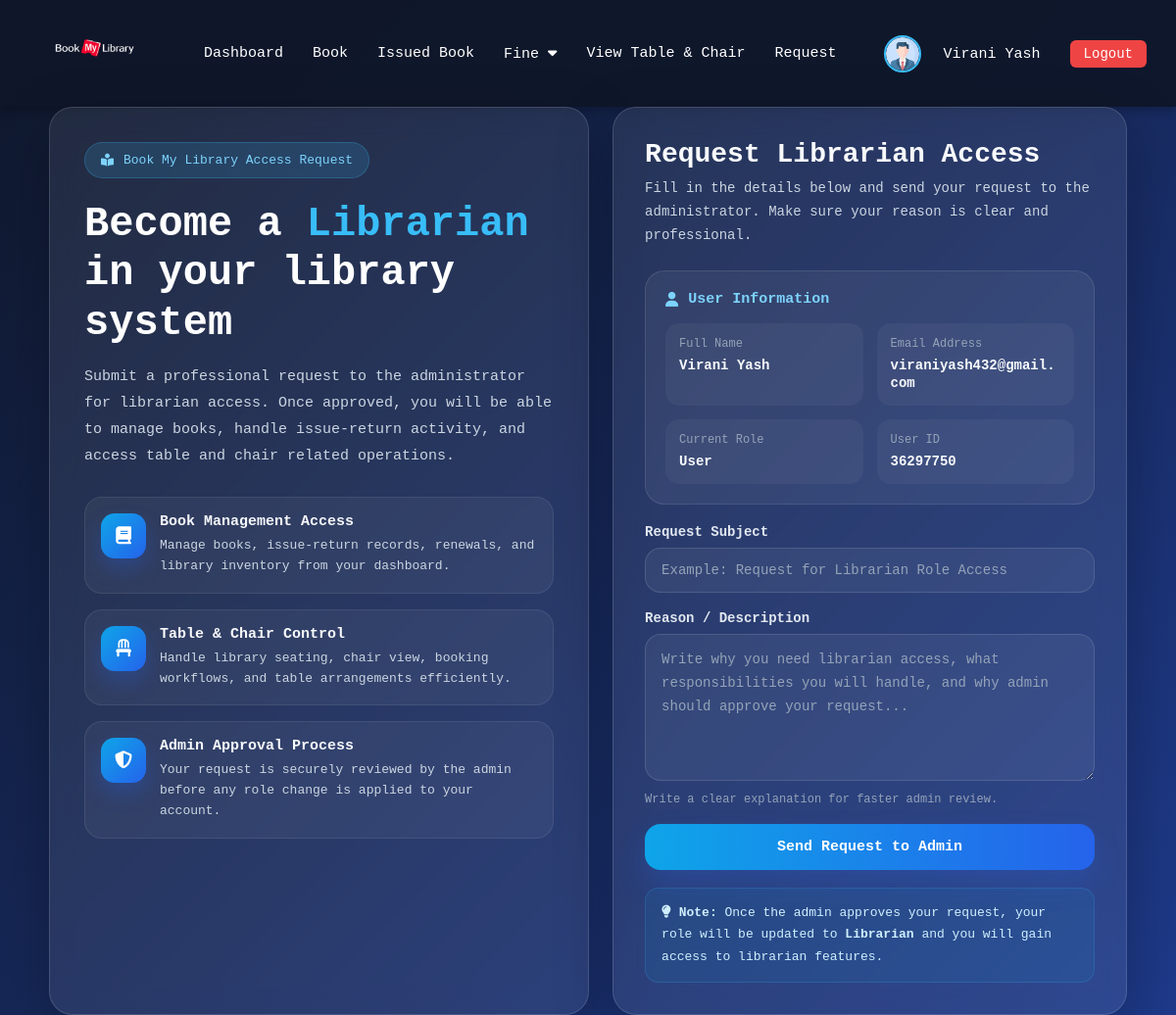
The app's page /user/request_librarian.php (signed in) with its own data.
### tables this page shows
CREATE TABLE `user` (
  `user_id` int NOT NULL,
  `first_name` varchar(100) DEFAULT NULL,
  `last_name` varchar(100) DEFAULT NULL,
  `email` varchar(255) DEFAULT NULL,
  `contact_no` varchar(15) DEFAULT NULL,
  `gender` varchar(10) DEFAULT NULL,
  `address` varchar(255) DEFAULT NULL,
  `image` varchar(255) DEFAULT NULL,
  `password` varchar(255) NOT NULL,
  `role` varchar(10) DEFAULT NULL,
  `status` varchar(15) DEFAULT NULL
);

### user/request_librarian.php (the view, shortened to what this page needs)
<?php
include "../db_config.php";
$user_id = $_SESSION['id'];
$userQuery = mysqli_query($con, "SELECT * FROM user WHERE user_id = '$user_id'");
$userData = mysqli_fetch_assoc($userQuery);
$checkPending = mysqli_query($con, "SELECT * FROM librarian_request WHERE user_id='$user_id' AND status='Pending'");
$pendingRequest = mysqli_num_rows($checkPending) > 0;
$checkApproved = mysqli_query($con, "SELECT * FROM librarian_request WHERE user_id='$user_id' AND status='Approved'");
$approvedRequest = mysqli_num_rows($checkApproved) > 0;
?>
<!DOCTYPE html>
<html lang="en">
<head>
    <link rel="stylesheet" href="https://cdnjs.cloudflare.com/ajax/libs/font-awesome/6.5.0/css/all.min.css">
</head>
<body>
    <?php include_once "navbar.php"; ?>
    <div class="main-container">
        <div class="page-wrapper">
            <div class="glass-card left-panel">
                <div class="brand-badge">
                    <i class="fa-solid fa-book-open-reader"></i>
                    Book My Library Access Request
                </div>
                <h1 class="title">
                    Become a <span>Librarian</span> in your library system
                </h1>
                <p class="subtitle">
                    Submit a professional request to the administrator for librarian access.
                    Once approved, you will be able to manage books, handle issue-return activity,
                    and access table and chair related operations.
                </p>
                <div class="feature-list">
                    <div class="feature-box">
                        <div class="feature-icon">
                            <i class="fa-solid fa-book"></i>
                        </div>
                        <div>
                            <h4>Book Management Access</h4>
                            <p>Manage books, issue-return records, renewals, and library inventory from your dashboard.</p>
                        </div>
                    </div>
                    <div class="feature-box">
                        <div class="feature-icon">
                            <i class="fa-solid fa-chair"></i>
                        </div>
                        <div>
                            <h4>Table & Chair Control</h4>
                            <p>Handle library seating, chair view, booking workflows, and table arrangements efficiently.</p>
                        </div>
                    </div>
                    <div class="feature-box">
                        <div class="feature-icon">
                            <i class="fa-solid fa-shield-halved"></i>
                        </div>
                        <div>
                            <h4>Admin Approval Process</h4>
                            <p>Your request is securely reviewed by the admin before any role change is applied to your account.</p>
                        </div>
                    </div>
                </div>
            </div>
            <div class="glass-card right-panel">
                <div class="form-header">
                    <h2>Request Librarian Access</h2>
                    <p>
                        Fill in the details below and send your request to the administrator.
                        Make sure your reason is clear and professional.
                    </p>
                </div>
                <div class="user-box">
                    <div class="section-title">
                        <i class="fa-solid fa-user"></i>
                        User Information
                    </div>
                    <div class="user-grid">
                        <div class="info-item">
                            <label>Full Name</label>
                            <span><?php echo htmlspecialchars($userData['first_name'] . " " . $userData['last_name']); ?></span>
                        </div>
                        <div class="info-item">
                            <label>Email Address</label>
                            <span><?php echo htmlspecialchars($userData['email']); ?></span>
                        </div>
                        <div class="info-item">
                            <label>Current Role</label>
                            <span><?php echo htmlspecialchars($userData['role']); ?></span>
                        </div>
                        <div class="info-item">
                            <label>User ID</label>
                            <span><?php echo htmlspecialchars($userData['user_id']); ?></span>
                        </div>
                    </div>
                </div>
                <form method="POST">
                    <div class="form-group">
                        <label class="form-label">Request Subject</label>
                        <input
                            type="text"
                            name="subject"
                            class="form-control"
                            placeholder="Example: Request for Librarian Role Access"
                            value="<?php echo isset($_POST['subject']) ? htmlspecialchars($_POST['subject']) : ''; ?>"
                            <?php echo ($pendingRequest || $approvedRequest) ? 'disabled' : ''; ?>>
                    </div>
                    <div class="form-group">
                        <label class="form-label">Reason / Description</label>
                        <textarea
                            name="message"
                            class="form-control"
                            placeholder="Write why you need librarian access, what responsibilities you will handle, and why admin should approve your request..."
                            <?php echo ($pendingRequest || $approvedRequest) ? 'disabled' : ''; ?>><?php echo isset($_POST['message']) ? htmlspecialchars($_POST['message']) : ''; ?></textarea>
                        <div class="helper-text">
                            Write a clear explanation for faster admin review.
                        </div>
                    </div>
                    <button
                        type="submit"
                        name="send_request"
                        class="btn-submit"
                        <?php echo ($pendingRequest || $approvedRequest) ? 'disabled' : ''; ?>>
                        Send Request to Admin
                    </button>
                </form>
                <div class="note-box">
                    <i class="fa-solid fa-lightbulb"></i>
                    <strong>Note:</strong>
                    Once the admin approves your request, your role will be updated to
                    <strong>Librarian</strong> and you will gain access to librarian features.
                </div>
            </div>
        </div>
    </div>
</body>
</html>

### user/navbar.php (shortened to what this page needs)
<!DOCTYPE html>
<html lang="en">
<?php
include '../update_status.php';
?>
<head>
    <link rel="stylesheet" href="https://cdnjs.cloudflare.com/ajax/libs/font-awesome/6.5.0/css/all.min.css">
</head>
<body>
    <?php
    $user_id = $_SESSION['id'];
    $user = mysqli_query($con, "SELECT * FROM user WHERE user_id = $user_id");
    $data = mysqli_fetch_assoc($user);
    ?>
    <nav class="navbar">
        <div class="nav-left">
            <a href="home.php">
                <img src="../image/BookMyLibrary.png" alt="Library Logo">
            </a>
        </div>
        <div class="nav-center">
            <a href="home.php">Dashboard</a>
            <a href="book.php">Book</a>
            <a href="issued_book.php">Issued Book</a>
            <div class="dropdown">
                <a href="javascript:void(0);" class="dropbtn">Fine <i class="fa-solid fa-caret-down"></i></a>
            </div>
            <a href="view_table&chair.php">View Table & Chair</a>
            <a href="request_librarian.php">Request</a>
        </div>
        <div class="nav-right">
            <div class="profile">
                <img src="../image/<?php echo $data['image']; ?>" alt="Profile">
                <div class="dropdown">
                    <a href="javascript:void(0);" class="dropbtn"><?php echo $data['first_name'] . " " . $data['last_name']; ?></a>
                </div>
            </div>
            <a href="../login.php" class="logout-btn">Logout</a>
        </div>
    </nav>
</body>
</html>

### user/request_librarian.php (style rules this page uses)
* { box-sizing: border-box; margin: 0; padding: 0; font-family: "JetBrains Mono", "Fira Code", Consolas, monospace; }
body { min-height: 100vh; background: linear-gradient(135deg, #0f172a, #1e3a8a); color: #fff; }
.main-container { display: flex; justify-content: center; align-items: center; min-height: calc(100vh - 80px); }
.page-wrapper { width: 100%; max-width: 1100px; display: grid; grid-template-columns: 1.05fr 1fr; gap: 24px; }
.glass-card { background: rgba(255, 255, 255, 0.08); border: 1px solid rgba(255, 255, 255, 0.14); backdrop-filter: blur(14px); -webkit-backdrop-filter: blur(14px); border-radius: 24px; box-shadow: 0 20px 60px rgba(0, 0, 0, 0.25); overflow: hidden; }
.left-panel { padding: 35px; position: relative; }
.brand-badge { display: inline-flex; align-items: center; gap: 10px; background: rgba(56, 189, 248, 0.15); color: #7dd3fc; border: 1px solid rgba(56, 189, 248, 0.25); padding: 10px 16px; border-radius: 999px; font-size: 13px; margin-bottom: 22px; }
.title { font-size: clamp(28px, 4vw, 42px); line-height: 1.2; font-weight: 800; margin-bottom: 16px; }
.title span { color: #38bdf8; }
.subtitle { color: #cbd5e1; font-size: 15px; line-height: 1.8; margin-bottom: 28px; }
.feature-list { display: grid; gap: 16px; margin-top: 25px; }
.feature-box { display: flex; align-items: flex-start; gap: 14px; padding: 16px; border-radius: 18px; background: rgba(255, 255, 255, 0.05); border: 1px solid rgba(255, 255, 255, 0.08); }
.feature-icon { width: 46px; height: 46px; border-radius: 14px; background: linear-gradient(135deg, #0ea5e9, #2563eb); display: flex; align-items: center; justify-content: center; flex-shrink: 0; font-size: 18px; box-shadow: 0 10px 20px rgba(37, 99, 235, 0.28); }
.feature-box h4 { font-size: 15px; margin-bottom: 6px; color: #f8fafc; }
.feature-box p { font-size: 13px; line-height: 1.6; color: #cbd5e1; }
.right-panel { padding: 32px; }
.form-header { margin-bottom: 24px; }
.form-header h2 { font-size: 28px; color: #f8fafc; margin-bottom: 8px; }
.form-header p { color: #cbd5e1; font-size: 14px; line-height: 1.7; }
.user-box, .status-box { background: rgba(255, 255, 255, 0.06); border: 1px solid rgba(255, 255, 255, 0.10); border-radius: 20px; padding: 20px; margin-bottom: 20px; }
.section-title { display: flex; align-items: center; gap: 10px; color: #7dd3fc; font-size: 15px; margin-bottom: 16px; font-weight: 700; }
.user-grid { display: grid; grid-template-columns: repeat(2, 1fr); gap: 14px; }
.info-item { background: rgba(255, 255, 255, 0.04); border-radius: 14px; padding: 14px; }
.info-item label { display: block; font-size: 12px; color: #94a3b8; margin-bottom: 6px; }
.info-item span { font-size: 14px; color: #f8fafc; font-weight: 600; word-break: break-word; }
.form-group { margin-bottom: 18px; }
.form-label { display: block; margin-bottom: 8px; color: #e2e8f0; font-size: 14px; font-weight: 600; }
.form-control { width: 100%; border: 1px solid rgba(255, 255, 255, 0.12); background: rgba(255, 255, 255, 0.06); color: #fff; border-radius: 16px; padding: 14px 16px; font-size: 14px; outline: none; transition: 0.25s ease; }
.form-control::placeholder { color: #94a3b8; }
textarea.form-control { min-height: 150px; resize: vertical; line-height: 1.7; }
.helper-text { font-size: 12px; color: #94a3b8; margin-top: 7px; }
.btn-submit { width: 100%; border: none; padding: 15px 20px; border-radius: 16px; background: linear-gradient(90deg, #0ea5e9, #2563eb); color: #fff; font-size: 15px; font-weight: 700; cursor: pointer; transition: 0.3s ease; box-shadow: 0 14px 28px rgba(37, 99, 235, 0.24); }
.note-box { margin-top: 18px; background: rgba(14, 165, 233, 0.09); border: 1px solid rgba(56, 189, 248, 0.18); color: #cfefff; padding: 14px 16px; border-radius: 14px; font-size: 13px; line-height: 1.7; }

### records on screen
user: image (placeholder picture), first_name "Virani", last_name "Yash", first_name+last_name "Virani Yash", email "viraniyash432@gmail.com", role "User", user_id "36297750"
